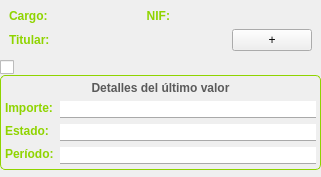
<?xml version="1.0" encoding="UTF-8"?>
<ui version="4.0">
 <class>Form</class>
 <widget class="QWidget" name="Form">
  <property name="geometry">
   <rect>
    <x>0</x>
    <y>0</y>
    <width>316</width>
    <height>177</height>
   </rect>
  </property>
  <property name="sizePolicy">
   <sizepolicy hsizetype="Fixed" vsizetype="Minimum">
    <horstretch>0</horstretch>
    <verstretch>0</verstretch>
   </sizepolicy>
  </property>
  <property name="minimumSize">
   <size>
    <width>0</width>
    <height>0</height>
   </size>
  </property>
  <property name="windowTitle">
   <string>Form</string>
  </property>
  <property name="styleSheet">
   <string notr="true">QFrame#fondo {
	background: white;
	border-bottom: 1px solid rgb(90,90,90);
}
QLabel {
	font-weight: bold;
	color: rgb(143,212,0);
}
QLabel#cargo {
	font-weight: bold;
	color: rgb(130,130,130);
}
QLabel#nif {
	font-weight: bold;
	color: rgb(130,130,130);
}
QLabel#titular {
	font-weight: bold;
	color: rgb(130,130,130);
}
QCheckBox#showinfo::hover:unchecked {
	background:qlineargradient(spread:pad, x1:1, y1:0, x2:1, y2:0.5, stop:0 rgba(143, 212, 0, 100), stop:1 rgba(255, 255, 255, 255))
}
QCheckBox#showinfo::hover:checked {
	background:qlineargradient(spread:pad, x1:1, y1:1, x2:1, y2:0.5, stop:0 rgba(143, 212, 0, 100), stop:1 rgba(255, 255, 255, 255))
}

QCheckBox#showinfo::indicator:checked {
    image: url(:/img/nodesplegado.png);
	padding-left: 120 px;

}
QCheckBox#showinfo::indicator:unchecked {
    image: url(:/img/desplegado.png);
	padding-left: 120 px;
}
QWidget#info_ot {
    border: 1px solid rgb(143,212,0);
	border-radius: 5px;
}</string>
  </property>
  <layout class="QVBoxLayout" name="verticalLayout">
   <property name="spacing">
    <number>0</number>
   </property>
   <property name="margin">
    <number>0</number>
   </property>
   <item>
    <widget class="QWidget" name="ot" native="true">
     <property name="sizePolicy">
      <sizepolicy hsizetype="Preferred" vsizetype="Fixed">
       <horstretch>0</horstretch>
       <verstretch>0</verstretch>
      </sizepolicy>
     </property>
     <property name="minimumSize">
      <size>
       <width>0</width>
       <height>40</height>
      </size>
     </property>
     <property name="styleSheet">
      <string notr="true">QWidget#ot {
background-image: url(:/icons/users.png);
background-repeat: no-repeat;
background-position:center;
}</string>
     </property>
     <layout class="QGridLayout" name="gridLayout_3">
      <item row="3" column="0">
       <widget class="QLabel" name="dato3">
        <property name="sizePolicy">
         <sizepolicy hsizetype="Preferred" vsizetype="Preferred">
          <horstretch>0</horstretch>
          <verstretch>0</verstretch>
         </sizepolicy>
        </property>
        <property name="minimumSize">
         <size>
          <width>0</width>
          <height>0</height>
         </size>
        </property>
        <property name="text">
         <string>Titular:</string>
        </property>
       </widget>
      </item>
      <item row="1" column="1" colspan="2">
       <widget class="QLabel" name="cargo">
        <property name="sizePolicy">
         <sizepolicy hsizetype="Preferred" vsizetype="Preferred">
          <horstretch>0</horstretch>
          <verstretch>0</verstretch>
         </sizepolicy>
        </property>
        <property name="minimumSize">
         <size>
          <width>41</width>
          <height>0</height>
         </size>
        </property>
        <property name="font">
         <font>
          <family>Arial</family>
          <pointsize>7</pointsize>
          <weight>75</weight>
          <bold>true</bold>
         </font>
        </property>
        <property name="text">
         <string/>
        </property>
       </widget>
      </item>
      <item row="1" column="0">
       <widget class="QLabel" name="dato1">
        <property name="sizePolicy">
         <sizepolicy hsizetype="Preferred" vsizetype="Preferred">
          <horstretch>0</horstretch>
          <verstretch>0</verstretch>
         </sizepolicy>
        </property>
        <property name="minimumSize">
         <size>
          <width>41</width>
          <height>0</height>
         </size>
        </property>
        <property name="text">
         <string>Cargo:</string>
        </property>
       </widget>
      </item>
      <item row="1" column="3">
       <widget class="QLabel" name="dato2">
        <property name="sizePolicy">
         <sizepolicy hsizetype="Preferred" vsizetype="Preferred">
          <horstretch>0</horstretch>
          <verstretch>0</verstretch>
         </sizepolicy>
        </property>
        <property name="minimumSize">
         <size>
          <width>0</width>
          <height>0</height>
         </size>
        </property>
        <property name="layoutDirection">
         <enum>Qt::LeftToRight</enum>
        </property>
        <property name="text">
         <string>NIF:</string>
        </property>
        <property name="alignment">
         <set>Qt::AlignRight|Qt::AlignTrailing|Qt::AlignVCenter</set>
        </property>
       </widget>
      </item>
      <item row="1" column="4">
       <widget class="QLabel" name="nif">
        <property name="sizePolicy">
         <sizepolicy hsizetype="Fixed" vsizetype="Preferred">
          <horstretch>0</horstretch>
          <verstretch>0</verstretch>
         </sizepolicy>
        </property>
        <property name="minimumSize">
         <size>
          <width>50</width>
          <height>0</height>
         </size>
        </property>
        <property name="font">
         <font>
          <family>Arial</family>
          <pointsize>7</pointsize>
          <weight>75</weight>
          <bold>true</bold>
         </font>
        </property>
        <property name="text">
         <string/>
        </property>
        <property name="alignment">
         <set>Qt::AlignRight|Qt::AlignTrailing|Qt::AlignVCenter</set>
        </property>
       </widget>
      </item>
      <item row="3" column="1" colspan="4">
       <widget class="QLabel" name="titular">
        <property name="sizePolicy">
         <sizepolicy hsizetype="Preferred" vsizetype="Preferred">
          <horstretch>0</horstretch>
          <verstretch>0</verstretch>
         </sizepolicy>
        </property>
        <property name="minimumSize">
         <size>
          <width>170</width>
          <height>0</height>
         </size>
        </property>
        <property name="font">
         <font>
          <family>Arial</family>
          <pointsize>7</pointsize>
          <weight>75</weight>
          <bold>true</bold>
         </font>
        </property>
        <property name="text">
         <string/>
        </property>
        <property name="alignment">
         <set>Qt::AlignRight|Qt::AlignTrailing|Qt::AlignVCenter</set>
        </property>
       </widget>
      </item>
      <item row="3" column="5">
       <widget class="QPushButton" name="mastit">
        <property name="text">
         <string>+</string>
        </property>
       </widget>
      </item>
     </layout>
     <zorder>dato1</zorder>
     <zorder>titular</zorder>
     <zorder>nif</zorder>
     <zorder>dato2</zorder>
     <zorder>cargo</zorder>
     <zorder>dato3</zorder>
     <zorder>mastit</zorder>
    </widget>
   </item>
   <item>
    <widget class="QWidget" name="widget" native="true">
     <property name="sizePolicy">
      <sizepolicy hsizetype="Expanding" vsizetype="Fixed">
       <horstretch>0</horstretch>
       <verstretch>0</verstretch>
      </sizepolicy>
     </property>
     <property name="maximumSize">
      <size>
       <width>16777215</width>
       <height>15</height>
      </size>
     </property>
     <layout class="QVBoxLayout" name="verticalLayout_2">
      <property name="spacing">
       <number>0</number>
      </property>
      <property name="margin">
       <number>0</number>
      </property>
      <item>
       <widget class="QCheckBox" name="showinfo">
        <property name="sizePolicy">
         <sizepolicy hsizetype="Expanding" vsizetype="Fixed">
          <horstretch>0</horstretch>
          <verstretch>0</verstretch>
         </sizepolicy>
        </property>
        <property name="minimumSize">
         <size>
          <width>0</width>
          <height>15</height>
         </size>
        </property>
        <property name="maximumSize">
         <size>
          <width>1666777</width>
          <height>1666777</height>
         </size>
        </property>
        <property name="autoFillBackground">
         <bool>false</bool>
        </property>
        <property name="text">
         <string/>
        </property>
       </widget>
      </item>
     </layout>
    </widget>
   </item>
   <item alignment="Qt::AlignTop">
    <widget class="QWidget" name="info_ot" native="true">
     <property name="maximumSize">
      <size>
       <width>16777215</width>
       <height>16777215</height>
      </size>
     </property>
     <property name="styleSheet">
      <string notr="true">QLineEdit {
	border: 0px;
	border-radius: 0 px;
	border-bottom: 1px solid darkgrey;
	
}
QLabel {
	font-weight: bold;
	color: rgb(143,212,0);
}</string>
     </property>
     <layout class="QGridLayout" name="gridLayout_2">
      <property name="leftMargin">
       <number>5</number>
      </property>
      <property name="topMargin">
       <number>6</number>
      </property>
      <property name="rightMargin">
       <number>5</number>
      </property>
      <property name="bottomMargin">
       <number>6</number>
      </property>
      <property name="spacing">
       <number>6</number>
      </property>
      <item row="14" column="3" alignment="Qt::AlignTop">
       <widget class="QLabel" name="l_info_3">
        <property name="text">
         <string>Período:</string>
        </property>
       </widget>
      </item>
      <item row="13" column="3" alignment="Qt::AlignTop">
       <widget class="QLabel" name="l_info_2">
        <property name="text">
         <string>Estado:</string>
        </property>
       </widget>
      </item>
      <item row="12" column="3" alignment="Qt::AlignTop">
       <widget class="QLabel" name="l_info_1">
        <property name="text">
         <string>Importe:</string>
        </property>
       </widget>
      </item>
      <item row="12" column="4">
       <widget class="QLineEdit" name="e_info_1">
        <property name="alignment">
         <set>Qt::AlignRight|Qt::AlignTrailing|Qt::AlignVCenter</set>
        </property>
       </widget>
      </item>
      <item row="13" column="4">
       <widget class="QLineEdit" name="e_info_2">
        <property name="alignment">
         <set>Qt::AlignRight|Qt::AlignTrailing|Qt::AlignVCenter</set>
        </property>
       </widget>
      </item>
      <item row="14" column="4">
       <widget class="QLineEdit" name="e_info_3">
        <property name="alignment">
         <set>Qt::AlignRight|Qt::AlignTrailing|Qt::AlignVCenter</set>
        </property>
       </widget>
      </item>
      <item row="11" column="3" colspan="2">
       <widget class="QLabel" name="titulo">
        <property name="styleSheet">
         <string notr="true">QLabel {
	Color: rgb(90,90,90)
}</string>
        </property>
        <property name="text">
         <string>Detalles del último valor</string>
        </property>
        <property name="alignment">
         <set>Qt::AlignCenter</set>
        </property>
       </widget>
      </item>
     </layout>
    </widget>
   </item>
  </layout>
 </widget>
 <resources>
  <include location="rsc/ficheros.qrc"/>
 </resources>
 <connections/>
</ui>
